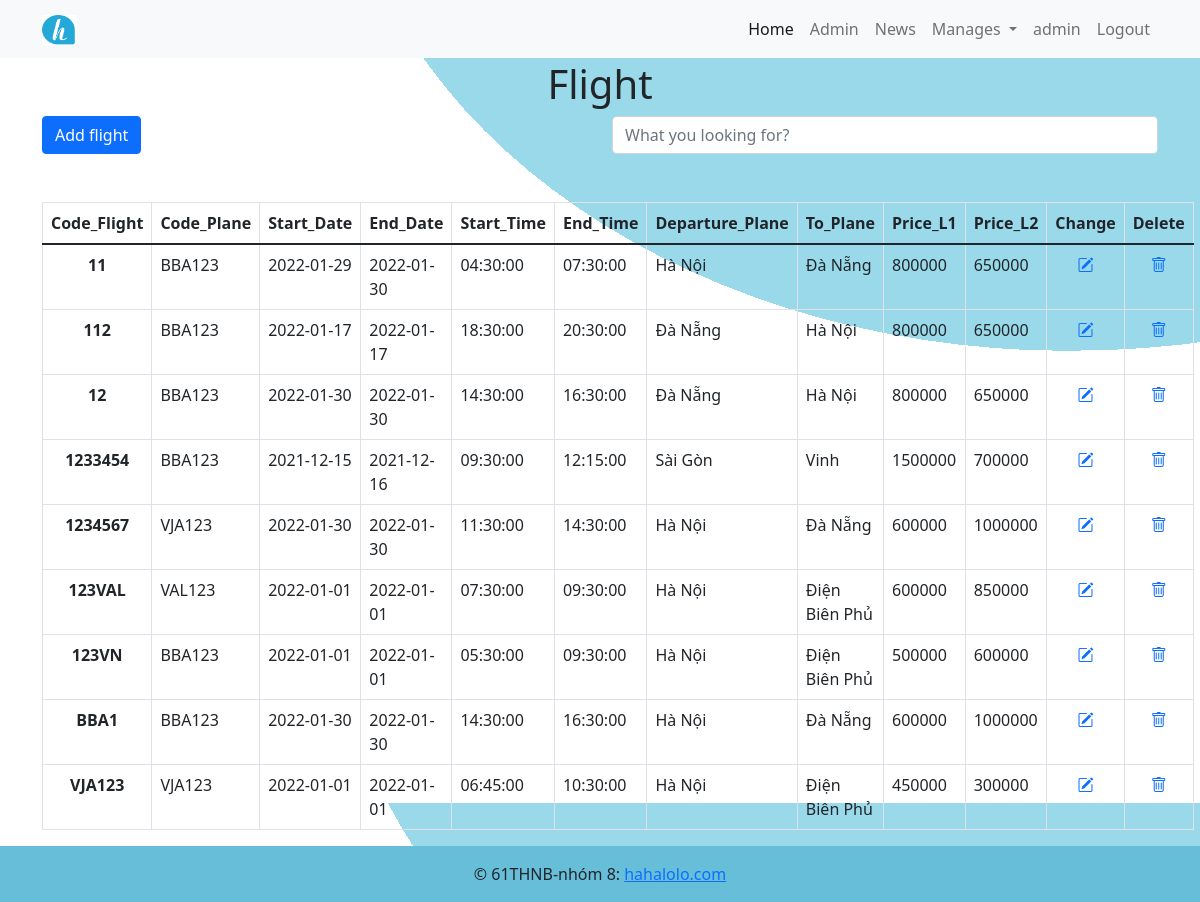
The page /admin/flight_admin.php (signed in) on the database its author committed.
### tables this page shows
CREATE TABLE `list_flight` (
  `Code_Flight` char(7) NOT NULL,
  `Code_Plane` char(7) NOT NULL,
  `Start_Date` date NOT NULL,
  `End_Date` date NOT NULL,
  `Start_Time` time NOT NULL,
  `End_Time` time NOT NULL,
  `Departure_Plane` varchar(25) NOT NULL,
  `To_Plane` varchar(25) NOT NULL,
  `Price_L1` int(11) NOT NULL,
  `Price_L2` int(11) NOT NULL
);

### admin/flight_admin.php (the view, shortened to what this page needs)
<?php
include "header_admin.php";
?>
<div class="container" style="margin-top: 5%;">
    <h1 class="mt-3 text-center">Flight</h1>
    <div class="row">
        <div class="col-6">
            <a class="btn btn-primary mb-5 bt-3" href="flight_add.php" role="button">Add flight</a>
        </div>
        <div class="form-group pull-right col-6 ">
            <input type="text" class="search form-control" placeholder="What you looking for?">
        </div>
    </div>
    <table class="table table-hover table-bordered results">
        <thead>
            <tr>
                <th scope="col" class="text-center">Code_Flight</th>
                <th scope="col" class="text-center">Code_Plane</th>
                <th scope="col" class="text-center">Start_Date</th>
                <th scope="col" class="text-center">End_Date</th>
                <th scope="col" class="text-center">Start_Time</th>
                <th scope="col" class="text-center">End_Time</th>
                <th scope="col" class="text-center">Departure_Plane</th>
                <th scope="col" class="text-center">To_Plane</th>
                <th scope="col" class="text-center">Price_L1</th>
                <th scope="col" class="text-center">Price_L2</th>
                <th scope="col" class="text-center">Change </th>
                <th scope="col" class="text-center">Delete </th>
            </tr>
        </thead>
        <tbody>
            <?php
            include "connect.php";
            $query = "SELECT * FROM list_flight";
            $result = mysqli_query($conn, $query);
            while ($data = mysqli_fetch_assoc($result)) {
            ?>
                <tr>
                    <th scope="row" class="text-center"><?php echo $data['Code_Flight']  ?></th>
                    <td><?php echo $data['Code_Plane']  ?></td>
                    <td><?php echo $data['Start_Date']  ?></td>
                    <td><?php echo $data['End_Date']  ?></td>
                    <td><?php echo $data['Start_Time']  ?></td>
                    <td><?php echo $data['End_Time']  ?></td>
                    <td><?php echo $data['Departure_Plane']  ?></td>
                    <td><?php echo $data['To_Plane']  ?></td>
                    <td><?php echo $data['Price_L1']  ?></td>
                    <td><?php echo $data['Price_L2']  ?></td>
                    <td class="text-center"><a href="flight_edit.php?Code_Flight=<?php echo $data['Code_Flight'] ?>"><i class="bi bi-pencil-square"></i> </a></td>
                    <td class="text-center"><a href="flight_delete.php?Code_Flight=<?php echo $data['Code_Flight']  ?>"><i class="bi bi-trash"></i></a></td>
                </tr>
            <?php
            }
            ?>
        </tbody>
    </table>
</div>
<?php
include "footer.php";
?>

### assets/css/admin.css (style rules this page uses)
body { background-color: white; }

### rows shown on the page
list_flight: Code_Flight "11", Code_Plane "BBA123", Start_Date "2022-01-29", End_Date "2022-01-30", Start_Time "04:30:00", End_Time "07:30:00", Departure_Plane "Hà Nội", To_Plane "Đà Nẵng", Price_L1 "800000", Price_L2 "650000"
list_flight: Code_Flight "112", Code_Plane "BBA123", Start_Date "2022-01-17", End_Date "2022-01-17", Start_Time "18:30:00", End_Time "20:30:00", Departure_Plane "Đà Nẵng", To_Plane "Hà Nội", Price_L1 "800000", Price_L2 "650000"
list_flight: Code_Flight "12", Code_Plane "BBA123", Start_Date "2022-01-30", End_Date "2022-01-30", Start_Time "14:30:00", End_Time "16:30:00", Departure_Plane "Đà Nẵng", To_Plane "Hà Nội", Price_L1 "800000", Price_L2 "650000"
list_flight: Code_Flight "1233454", Code_Plane "BBA123", Start_Date "2021-12-15", End_Date "2021-12-16", Start_Time "09:30:00", End_Time "12:15:00", Departure_Plane "Sài Gòn", To_Plane "Vinh", Price_L1 "1500000", Price_L2 "700000"
list_flight: Code_Flight "1234567", Code_Plane "VJA123", Start_Date "2022-01-30", End_Date "2022-01-30", Start_Time "11:30:00", End_Time "14:30:00", Departure_Plane "Hà Nội", To_Plane "Đà Nẵng", Price_L1 "600000", Price_L2 "1000000"
list_flight: Code_Flight "123VAL", Code_Plane "VAL123", Start_Date "2022-01-01", End_Date "2022-01-01", Start_Time "07:30:00", End_Time "09:30:00", Departure_Plane "Hà Nội", To_Plane "Điện Biên Phủ", Price_L1 "600000", Price_L2 "850000"
list_flight: Code_Flight "123VN", Code_Plane "BBA123", Start_Date "2022-01-01", End_Date "2022-01-01", Start_Time "05:30:00", End_Time "09:30:00", Departure_Plane "Hà Nội", To_Plane "Điện Biên Phủ", Price_L1 "500000", Price_L2 "600000"
list_flight: Code_Flight "BBA1", Code_Plane "BBA123", Start_Date "2022-01-30", End_Date "2022-01-30", Start_Time "14:30:00", End_Time "16:30:00", Departure_Plane "Hà Nội", To_Plane "Đà Nẵng", Price_L1 "600000", Price_L2 "1000000"
list_flight: Code_Flight "VJA123", Code_Plane "VJA123", Start_Date "2022-01-01", End_Date "2022-01-01", Start_Time "06:45:00", End_Time "10:30:00", Departure_Plane "Hà Nội", To_Plane "Điện Biên Phủ", Price_L1 "450000", Price_L2 "300000"

### other values the page prints
$_SESSION['USERNAME_admin'] "admin"
